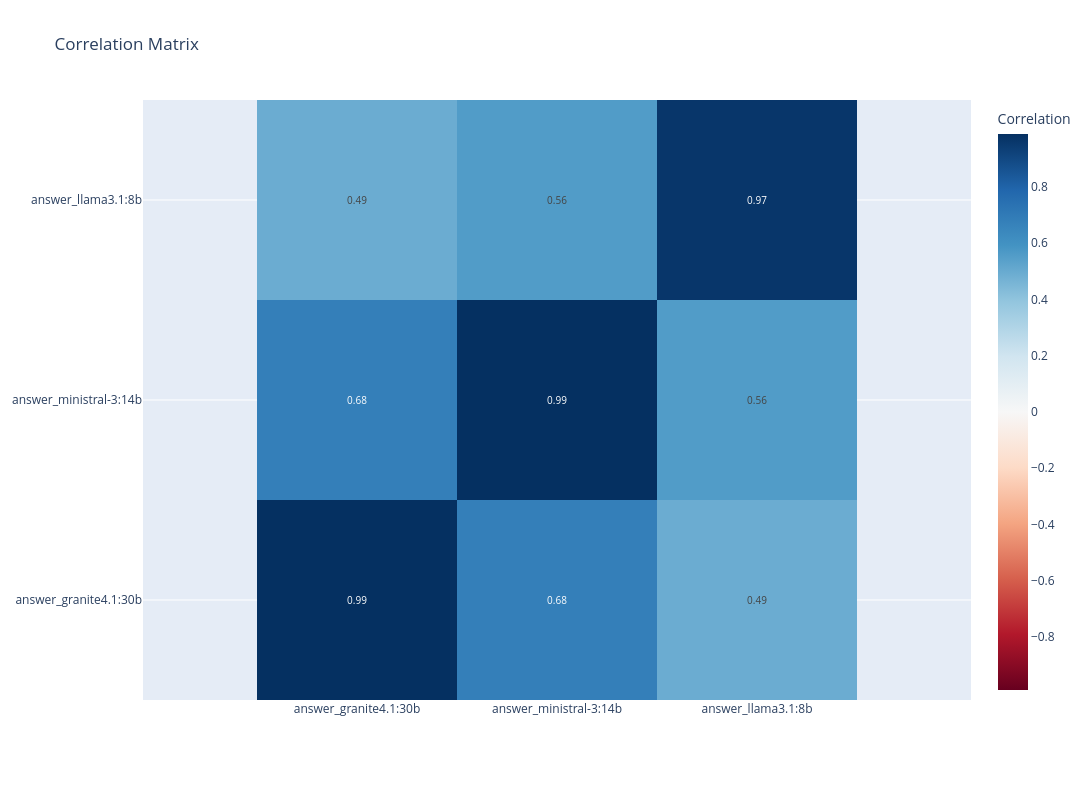

Here is the notebook cell this chart was saved with:
### Code cell
import plotly.graph_objects as go


def plot_correlation_matrix(corr_matrix, title="Correlation Matrix", zmid=0):
    """
    Plot a correlation matrix as a heatmap using Plotly.

    Parameters:
    - corr_matrix: pandas DataFrame or numpy array, the correlation matrix to plot
    - title: str, title of the plot (default: "Correlation Matrix")
    """
    # Create the figure
    fig = go.Figure(
        data=go.Heatmap(
            z=corr_matrix.values if hasattr(corr_matrix, "values") else corr_matrix,
            x=corr_matrix.columns
            if hasattr(corr_matrix, "columns")
            else np.arange(corr_matrix.shape[1]),
            y=corr_matrix.index
            if hasattr(corr_matrix, "index")
            else np.arange(corr_matrix.shape[0]),
            colorscale="RdBu",
            zmid=zmid,
            text=corr_matrix.values if hasattr(corr_matrix, "values") else corr_matrix,
            texttemplate="%{text:.2f}",
            textfont={"size": 10},
            colorbar=dict(title="Correlation"),
        )
    )

    # Update layout for better visualization
    fig.update_layout(
        title=title,
        xaxis=dict(side="bottom"),
        width=1200,
        height=800,
        autotypenumbers="convert types",
    )

    # Make the plot square and adjust margins
    fig.update_yaxes(scaleanchor="x")
    fig.update_layout(margin=dict(l=100, r=100, b=100, t=100))
    return fig


# Example usage:
# import pandas as pd

plot_correlation_matrix(coef_matrix)

### Figure 1 — Plotly figure (JSON) as saved in the notebook; plotly's stock layout.template omitted (floating-point values rounded to 4 significant figures)
{"data": [{"colorbar": {"title": {"text": "Correlation"}}, "colorscale": [[0, "rgb(103,0,31)"], [0.1, "rgb(178,24,43)"], [0.2, "rgb(214,96,77)"], [0.3, "rgb(244,165,130)"], [0.4, "rgb(253,219,199)"], [0.5, "rgb(247,247,247)"], [0.6, "rgb(209,229,240)"], [0.7, "rgb(146,197,222)"], [0.8, "rgb(67,147,195)"], [0.9, "rgb(33,102,172)"], [1, "rgb(5,48,97)"]], "text": [[0.9886, 0.681, 0.493], [0.681, 0.9876, 0.5584], [0.493, 0.5584, 0.966]], "textfont": {"size": 10}, "texttemplate": "%{text:.2f}", "type": "heatmap", "x": ["answer_granite4.1:30b", "answer_ministral-3:14b", "answer_llama3.1:8b"], "y": ["answer_granite4.1:30b", "answer_ministral-3:14b", "answer_llama3.1:8b"], "z": [[0.9886, 0.681, 0.493], [0.681, 0.9876, 0.5584], [0.493, 0.5584, 0.966]], "zmid": 0}], "layout": {"autotypenumbers": "convert types", "height": 800, "margin": {"b": 100, "l": 100, "r": 100, "t": 100}, "title": {"text": "Correlation Matrix"}, "width": 1200, "xaxis": {"side": "bottom"}, "yaxis": {"scaleanchor": "x"}}}
